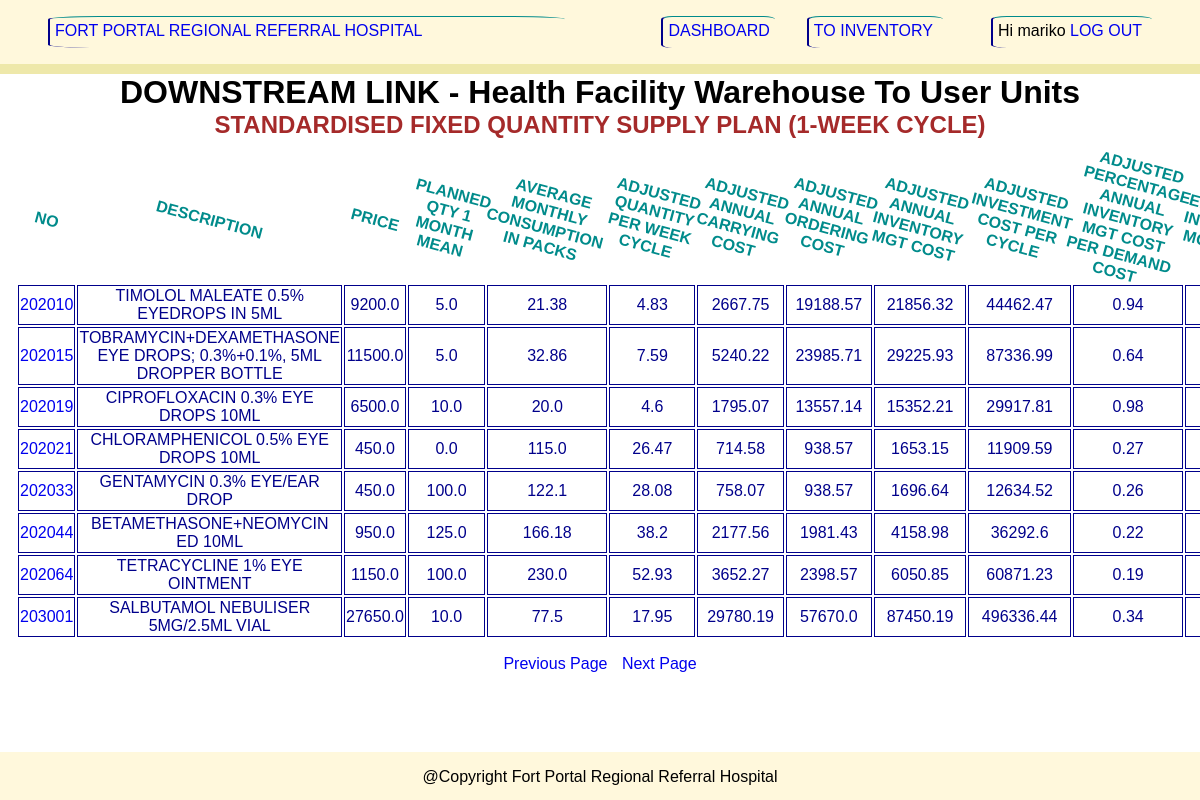
/analysis/standardised/supply/plan/list/1/week/?page=2 (signed in), run on the app's committed database.
### analysis/models.py (models this page shows, shortened)
class ProductDetailExp(models.Model):
    code = models.IntegerField(default=100000,unique=True)
    description = models.CharField(unique=True,max_length=500)
    ven = models.CharField(max_length=5, null=True, blank=True)
    unit = models.DecimalField(max_digits=100, decimal_places=1, null=True)
    price = models.DecimalField(max_digits=100, decimal_places=1, null=True)
    planned_Qty_2Month_Mean = models.DecimalField(max_digits=100, decimal_places=1, null=True)
    currentStock = models.DecimalField(max_digits=100,decimal_places=3,default=0)

### inventory/decorators.py (the view)
        def wrapper_func(request,*args,**kwargs):
            group = request.user.groups.all()
            names = []
            for gp in group:
                names.append(str(gp.name))
            if status in names:
                return view_func2(request,*args,**kwargs)
            else:
                return HttpResponse("<h1>You are not authorized to access this page!</h1>")

### analysis/templates/analysis/standard_c_method_1_week.html (shortened to what this page needs)
{% extends 'analysis_base.html' %}
{% block content%}
<div class="eoq" style="overflow:auto;">
    <h1 style="text-align:center;margin:0;">DOWNSTREAM LINK - Health Facility Warehouse To User Units</h1>
    <h2 style="text-align:center;margin:0;">STANDARDISED FIXED QUANTITY SUPPLY PLAN (1-WEEK CYCLE)</h2>
    <table style="padding:1rem;">
        <thead>
        <tr>
            <th>NO</th>
            <th>DESCRIPTION</th>
            <th>PRICE</th>
            <th>PLANNED QTY 1 MONTH MEAN</th>
            <th>AVERAGE MONTHLY CONSUMPTION IN PACKS</th>
            <th>ADJUSTED QUANTITY PER WEEK CYCLE</th>
            <th>ADJUSTED ANNUAL CARRYING COST</th>
            <th>ADJUSTED ANNUAL ORDERING COST</th>
            <th>ADJUSTED ANNUAL INVENTORY MGT COST</th>
            <th>ADJUSTED INVESTMENT COST PER CYCLE</th>
            <th>ADJUSTED PERCENTAGE ANNUAL INVENTORY MGT COST PER DEMAND COST</th>
            <th>NET EFFECT ON INVENTORY MGT COST</th>
        </tr>
        </thead>
        <tbody>
    {% for i in data_df %}
    <tr>
        <td><a href="{% url 'weeksupplyplancde' i.code %}">{{ i.code }}</a></td>
        <td>{{ i.desc }}</td>
        <td>{{ i.price }}</td>
        <td>{{ i.planned_qty_1_month_mean }}</td>
        <td>{{ i.amc_in_packs }}</td>
        <td>{{ i.adjusted_quantity_per_week_cycle }}</td>
        <td>{{ i.adjusted_annual_carrying_cost }}</td>
        <td>{{ i.adjusted_annual_ordering_cost }}</td>
        <td>{{ i.adjusted_annual_inventory_mgt_cost }}</td>
        <td>{{ i.adjusted_investment_cost_per_cycle }}</td>
        <td>{{ i.adjusted_percentage_annual_inventory_mgt_cost_per_demand_cost }}</td>
        <td>{{ i.net_effect_on_inventory_mgt_costs }}</td>
        </tr>
        {% endfor %}
        </tbody>
    </table>
</div>
<div style="text-align: center">
    {% if data_df.has_previous %}
    <a style="margin-right: 10px;" href="{% url 'weeksupplyplanlist' %}?page={{ data_df.previous_page_number }}">Previous Page</a>
    {% endif %}
    {% if data_df.has_next %}
    <a href="{% url 'weeksupplyplanlist' %}?page={{ data_df.next_page_number }}">Next Page</a>
    {% endif %}
</div>
{% endblock %}

### analysis/templates/analysis_base.html (shortened to what this page needs)
<!DOCTYPE html>
{% load static %}
<html lang="en">
<head>
    <link rel="stylesheet" type="text/css" href="{% static 'css/myCss.css' %}">
</head>
<body>
<div style="display: flex; flex-direction: column; min-height:100vh;">
    <div class="header">
        <p style="flex-grow:1;margin-left:3rem;margin-right:5rem;"><a href="{% url 'productsDashboard' %}">
            FORT PORTAL REGIONAL REFERRAL HOSPITAL</a></p>
        <p style="margin-left:1rem;margin-right:2rem;"><a href="{% url 'productsDashboard' %}">DASHBOARD</a></p>
        <p style="margin-right: 3rem;;padding-right:10px;"><a href="{% url 'inventoryLink' %}">TO INVENTORY</a></p>
        {% if request.user %}
        <p style="margin-right: 3rem;;padding-right:10px;"><span>Hi {{ request.user }}</span>
            <a href="{% url 'logout_user' %}">LOG OUT</a></p>
        {% else %}
        <p style="margin-right: 3rem;;padding-right:10px;"><a href="{% url 'login_user' %}">LOG IN</a></p>
        {% endif %}
    </div>
    <div class="main" style="flex-grow:1">
        {% block content %}
        {% endblock %}
    </div>
    <div style="display :flex; background:cornsilk; height:3rem; justify-content: space-evenly;">
        <p>@Copyright Fort Portal Regional Referral Hospital</p>
    </div>
</div>
</body>
</html>

### analysis/templates/analysis_base.html (style rules this page uses)
body { margin:0; font-family: sans-serif; }
.header { display :flex; background: cornsilk; height:4rem; justify-content: space-evenly; border-bottom: 10px solid palegoldenrod; }
a { text-decoration : none; }
td { border: 1px solid blue; }

### analysis/templates/analysis/standard_c_method_1_week.html (style rules this page uses)
.header { background: cornsilk; }
body > div > div.header > p { border-top: 1px solid darkcyan; border-left: 2px solid darkblue; border-radius:10%; padding:5px; }
.eoq { display:flex; flex-direction:column; }
h2 { color: brown; }
th { padding:0; color : darkcyan; transform: rotateZ(15deg); }
td { border: 1px solid darkblue; color:darkblue; text-align:center; }

### data on the page
ProductDetailExp: code "202010", desc "TIMOLOL MALEATE 0.5% EYEDROPS IN 5ML", price "9200.0", planned_qty_1_month_mean "5.0", amc_in_packs "21.38", adjusted_quantity_per_week_cycle "4.83", adjusted_annual_carrying_cost "2667.75", adjusted_annual_ordering_cost "19188.57", adjusted_annual_inventory_mgt_cost "21856.32", adjusted_investment_cost_per_cycle "44462.47", adjusted_percentage_annual_inventory_mgt_cost_per_demand_cost "0.94"
ProductDetailExp: code "202015", desc "TOBRAMYCIN+DEXAMETHASONE EYE DROPS; 0.3%+0.1%, 5ML DROPPER BOTTLE", price "11500.0", planned_qty_1_month_mean "5.0", amc_in_packs "32.86", adjusted_quantity_per_week_cycle "7.59", adjusted_annual_carrying_cost "5240.22", adjusted_annual_ordering_cost "23985.71", adjusted_annual_inventory_mgt_cost "29225.93", adjusted_investment_cost_per_cycle "87336.99", adjusted_percentage_annual_inventory_mgt_cost_per_demand_cost "0.64"
ProductDetailExp: code "202019", desc "CIPROFLOXACIN 0.3% EYE DROPS 10ML", price "6500.0", planned_qty_1_month_mean "10.0", amc_in_packs "20.0", adjusted_quantity_per_week_cycle "4.6", adjusted_annual_carrying_cost "1795.07", adjusted_annual_ordering_cost "13557.14", adjusted_annual_inventory_mgt_cost "15352.21", adjusted_investment_cost_per_cycle "29917.81", adjusted_percentage_annual_inventory_mgt_cost_per_demand_cost "0.98"
ProductDetailExp: code "202021", desc "CHLORAMPHENICOL 0.5% EYE DROPS 10ML", price "450.0", planned_qty_1_month_mean "0.0", amc_in_packs "115.0", adjusted_quantity_per_week_cycle "26.47", adjusted_annual_carrying_cost "714.58", adjusted_annual_ordering_cost "938.57", adjusted_annual_inventory_mgt_cost "1653.15", adjusted_investment_cost_per_cycle "11909.59", adjusted_percentage_annual_inventory_mgt_cost_per_demand_cost "0.27"
ProductDetailExp: code "202033", desc "GENTAMYCIN 0.3% EYE/EAR DROP", price "450.0", planned_qty_1_month_mean "100.0", amc_in_packs "122.1", adjusted_quantity_per_week_cycle "28.08", adjusted_annual_carrying_cost "758.07", adjusted_annual_ordering_cost "938.57", adjusted_annual_inventory_mgt_cost "1696.64", adjusted_investment_cost_per_cycle "12634.52", adjusted_percentage_annual_inventory_mgt_cost_per_demand_cost "0.26"
ProductDetailExp: code "202044", desc "BETAMETHASONE+NEOMYCIN ED 10ML", price "950.0", planned_qty_1_month_mean "125.0", amc_in_packs "166.18", adjusted_quantity_per_week_cycle "38.2", adjusted_annual_carrying_cost "2177.56", adjusted_annual_ordering_cost "1981.43", adjusted_annual_inventory_mgt_cost "4158.98", adjusted_investment_cost_per_cycle "36292.6", adjusted_percentage_annual_inventory_mgt_cost_per_demand_cost "0.22"
ProductDetailExp: code "202064", desc "TETRACYCLINE 1% EYE OINTMENT", price "1150.0", planned_qty_1_month_mean "100.0", amc_in_packs "230.0", adjusted_quantity_per_week_cycle "52.93", adjusted_annual_carrying_cost "3652.27", adjusted_annual_ordering_cost "2398.57", adjusted_annual_inventory_mgt_cost "6050.85", adjusted_investment_cost_per_cycle "60871.23", adjusted_percentage_annual_inventory_mgt_cost_per_demand_cost "0.19"
ProductDetailExp: code "203001", desc "SALBUTAMOL NEBULISER 5MG/2.5ML VIAL", price "27650.0", planned_qty_1_month_mean "10.0", amc_in_packs "77.5", adjusted_quantity_per_week_cycle "17.95", adjusted_annual_carrying_cost "29780.19", adjusted_annual_ordering_cost "57670.0", adjusted_annual_inventory_mgt_cost "87450.19", adjusted_investment_cost_per_cycle "496336.44", adjusted_percentage_annual_inventory_mgt_cost_per_demand_cost "0.34"

### other printed values
{{ request.user }} "mariko"
